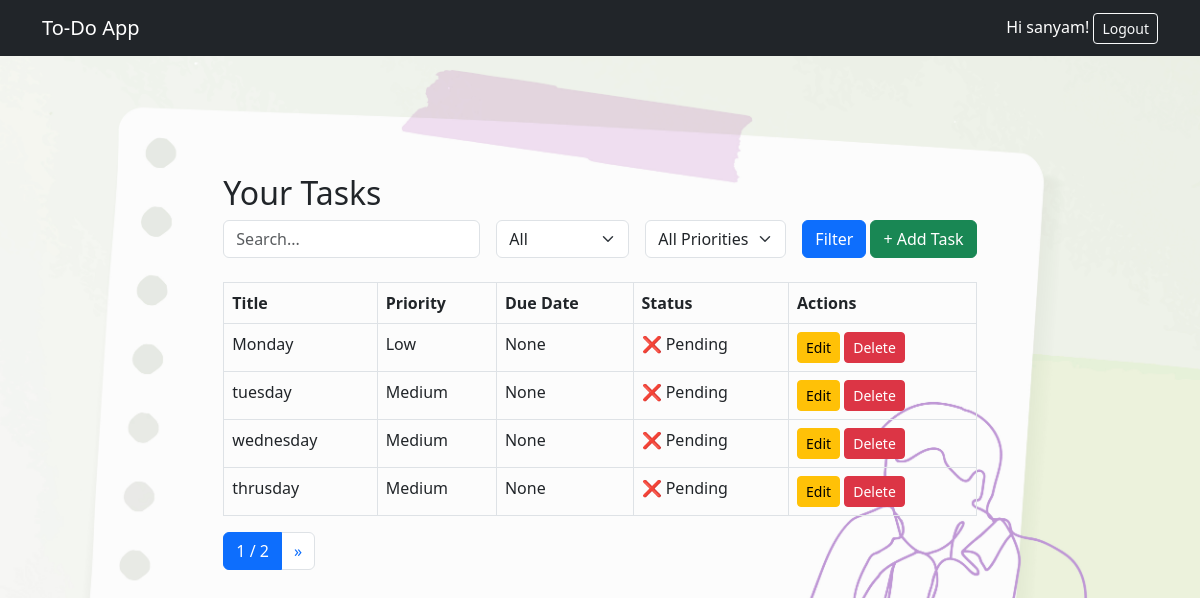
The app's page / (signed in) with its own data.
### todo_app/models.py (models this page shows, shortened)
class Task(models.Model):
    PRIORITY_CHOICES = [('Low', 'Low'), ('Medium', 'Medium'), ('High', 'High')]
    user = models.ForeignKey(User, on_delete=models.CASCADE, related_name='tasks')
    title = models.CharField(max_length=255)
    description = models.TextField(blank=True)
    due_date = models.DateField(null=True, blank=True)
    completed = models.BooleanField(default=False)
    priority = models.CharField(max_length=10, choices=PRIORITY_CHOICES, default='Medium')
    tags = models.ManyToManyField(Tag, blank=True)

### todo_app/views.py (the view)
# urls.py: path('', TaskListView.as_view(), name='task-list'),
@method_decorator(login_required, name='dispatch')
class TaskListView(ListView):
    model = Task
    template_name = 'tasks/task_list.html'
    paginate_by = 4
    def get_queryset(self):
        queryset = Task.objects.filter(user=self.request.user).select_related('user').prefetch_related('tags')
        q = self.request.GET.get('q')
        status = self.request.GET.get('status')
        priority = self.request.GET.get('priority')
        if q:
            queryset = queryset.filter(Q(title__icontains=q) | Q(description__icontains=q))
        if status == 'completed':
            queryset = queryset.filter(completed=True)
        elif status == 'pending':
            queryset = queryset.filter(completed=False)
        if priority:
            queryset = queryset.filter(priority=priority)
        return queryset

### todo_app/templates/tasks/task_list.html (shortened to what this page needs)
{% extends 'tasks/base.html' %}
{% block content %}
<h2>Your Tasks</h2>
<form method="get" class="row g-3 mb-4">
  <div class="col-auto">
    <input type="text" name="q" placeholder="Search..." value="{{ request.GET.q }}" class="form-control">
  </div>
  <div class="col-auto">
    <select name="status" class="form-select">
      <option value="">All</option>
    </select>
  </div>
  <div class="col-auto">
    <select name="priority" class="form-select">
      <option value="">All Priorities</option>
    </select>
  </div>
  <div class="col-auto">
    <button type="submit" class="btn btn-primary">Filter</button>
    <a href="{% url 'task-add' %}" class="btn btn-success">+ Add Task</a>
  </div>
</form>
<table class="table table-bordered">
<thead>
<tr>
  <th>Title</th>
  <th>Priority</th>
  <th>Due Date</th>
  <th>Status</th>
  <th>Actions</th>
</tr>
</thead>
<tbody>
{% for task in object_list %}
<tr>
  <td>{{ task.title }}</td>
  <td>{{ task.priority }}</td>
  <td>{{ task.due_date }}</td>
  <td>
    {% if task.completed %}
      ✅ Completed
    {% else %}
      ❌ Pending
    {% endif %}
  </td>
  <td>
    <a href="{% url 'task-edit' task.id %}" class="btn btn-warning btn-sm">Edit</a>
    <a href="{% url 'task-delete' task.id %}" class="btn btn-danger btn-sm">Delete</a>
  </td>
</tr>
{% empty %}
<tr>
  <td colspan="5">No tasks found.</td>
</tr>
{% endfor %}
</tbody>
</table>
<div>
  {% if is_paginated %}
    <nav>
      <ul class="pagination">
        <li class="page-item active">
          <span class="page-link">{{ page_obj.number }} / {{ page_obj.paginator.num_pages }}</span>
        </li>
        {% if page_obj.has_next %}
          <li class="page-item">
            <a class="page-link" href="?page={{ page_obj.next_page_number }}">&raquo;</a>
          </li>
        {% endif %}
      </ul>
    </nav>
  {% endif %}
</div>
{% endblock %}

### todo_app/templates/tasks/base.html (shortened to what this page needs)
{% load static %}
<!DOCTYPE html>
<html lang="en">
<head>
<link href="https://cdn.jsdelivr.net/npm/bootstrap@5.3.0/dist/css/bootstrap.min.css" rel="stylesheet">
</head>
<body>
<nav class="navbar navbar-expand-lg navbar-dark bg-dark mb-4">
  <div class="container">
    <a class="navbar-brand" href="{% url 'task-list' %}">To‑Do App</a>
    <div>
      {% if user.is_authenticated %}
        <span class="text-white">Hi {{ user.username }}!</span>
        <a href="{% url 'logout' %}" class="btn btn-outline-light btn-sm">Logout</a>
      {% else %}
        <a href="{% url 'login' %}" class="btn btn-outline-light btn-sm">Login</a>0.012
      {% endif %}
    </div>
  </div>
</nav>
<div class="container bg-overlay p-1 rounded d-flex justify-content-center align-items-center" style="min-height:75vh">
  <div>
    {% block content %}{% endblock %}
  </div>
</div>
</body>
</html>

### records on screen
Task: title "Monday", priority "Low", due_date "None", completed "❌ Pending"
Task: title "tuesday", priority "Medium", due_date "None", completed "❌ Pending"
Task: title "wednesday", priority "Medium", due_date "None", completed "❌ Pending"
Task: title "thrusday", priority "Medium", due_date "None", completed "❌ Pending"

### other values on screen
{{ user.username }} "sanyam"
{{ page_obj.number }} "1"
{{ page_obj.paginator.num_pages }} "2"
